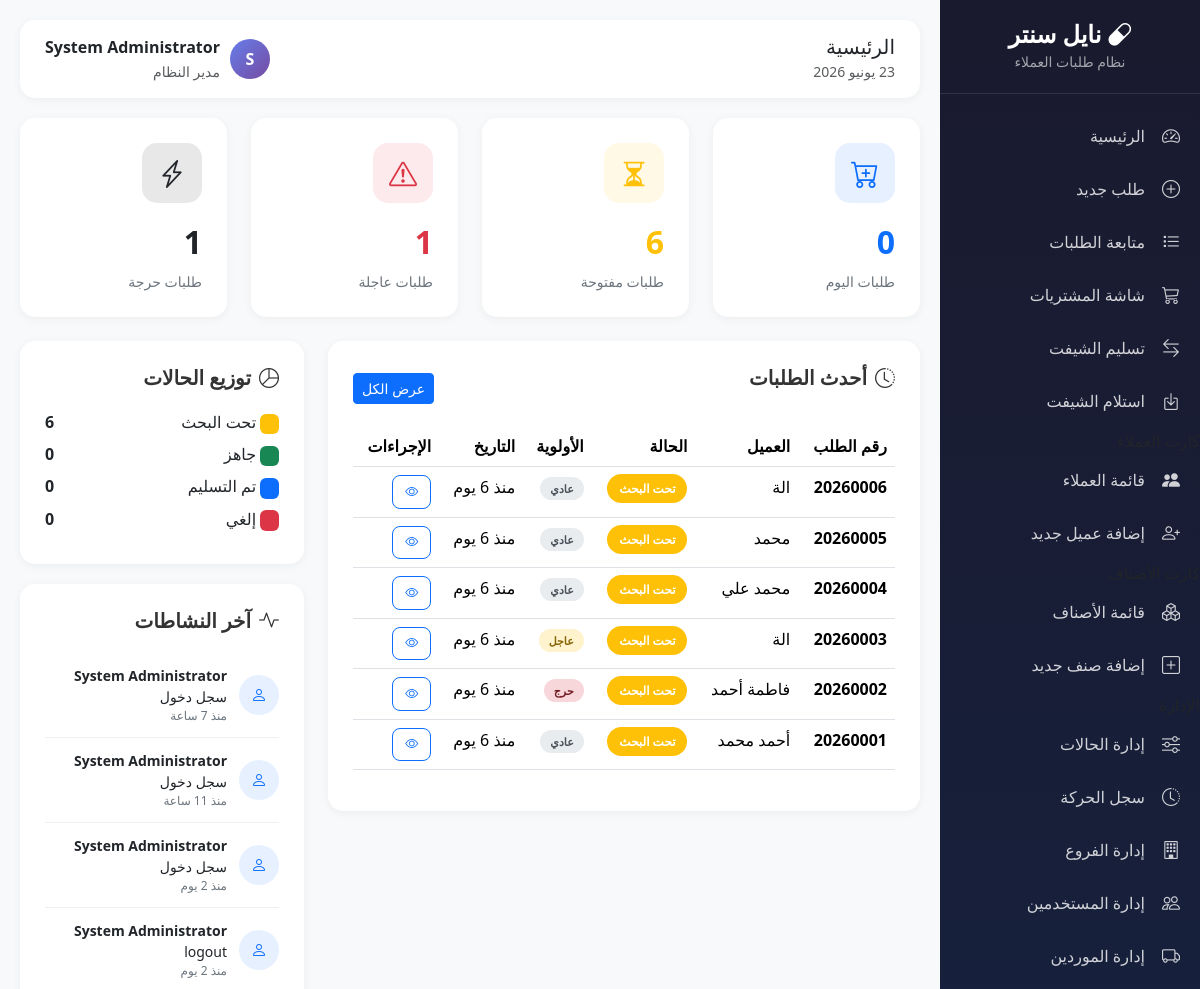
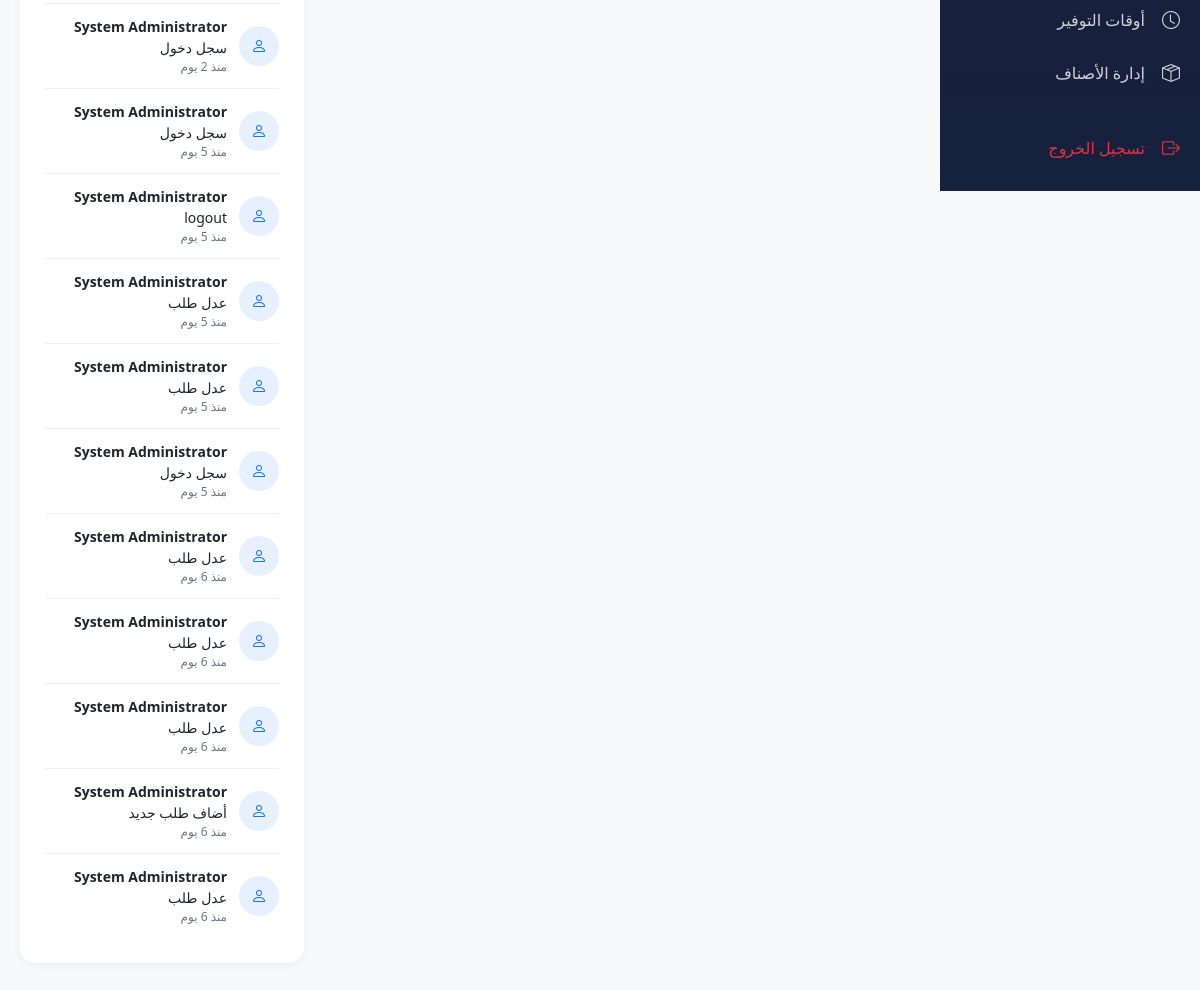
/modules/customer-requests/index.php (signed in), run on an earlier commit of the app's database (2 pictures, top to bottom).
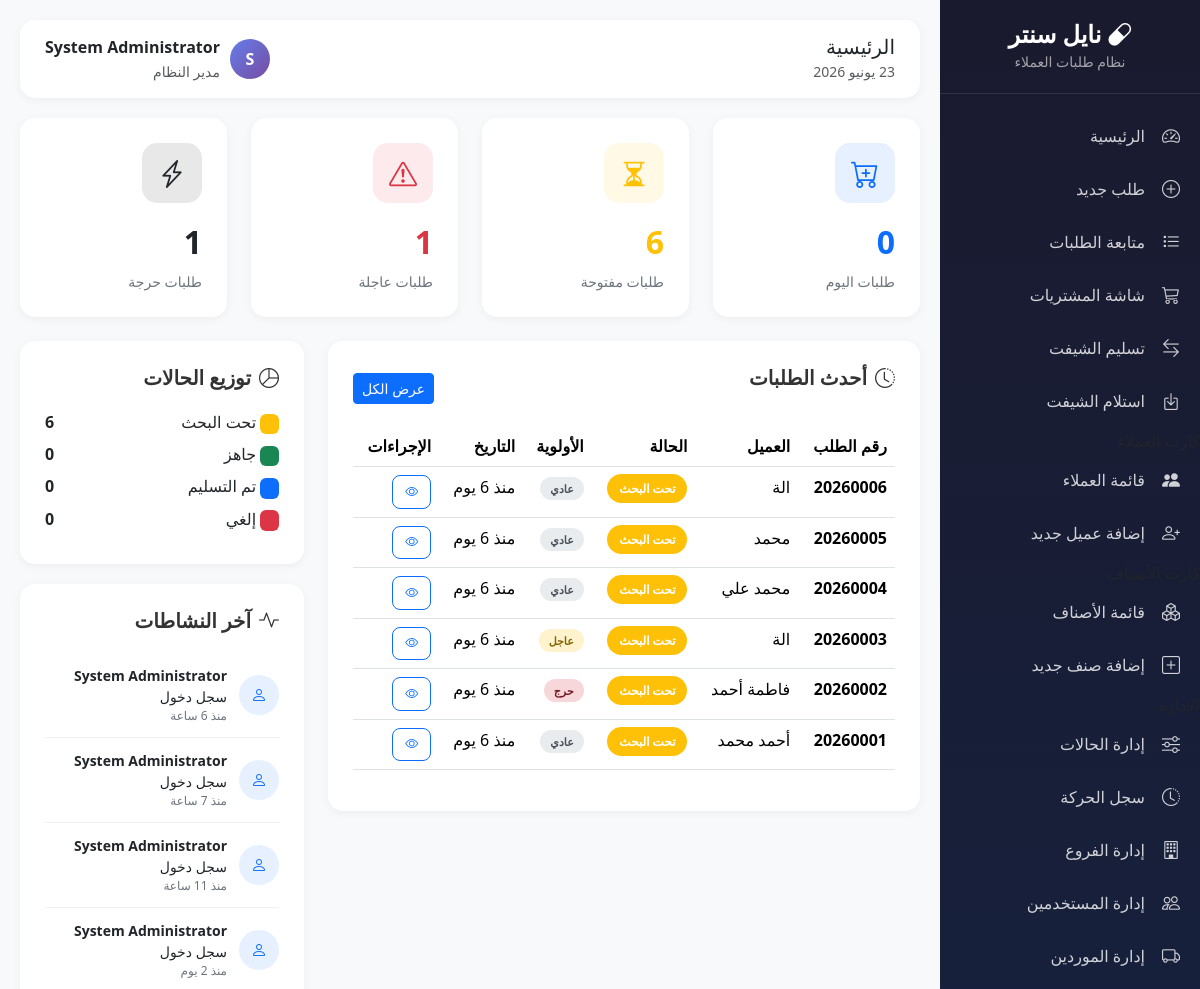
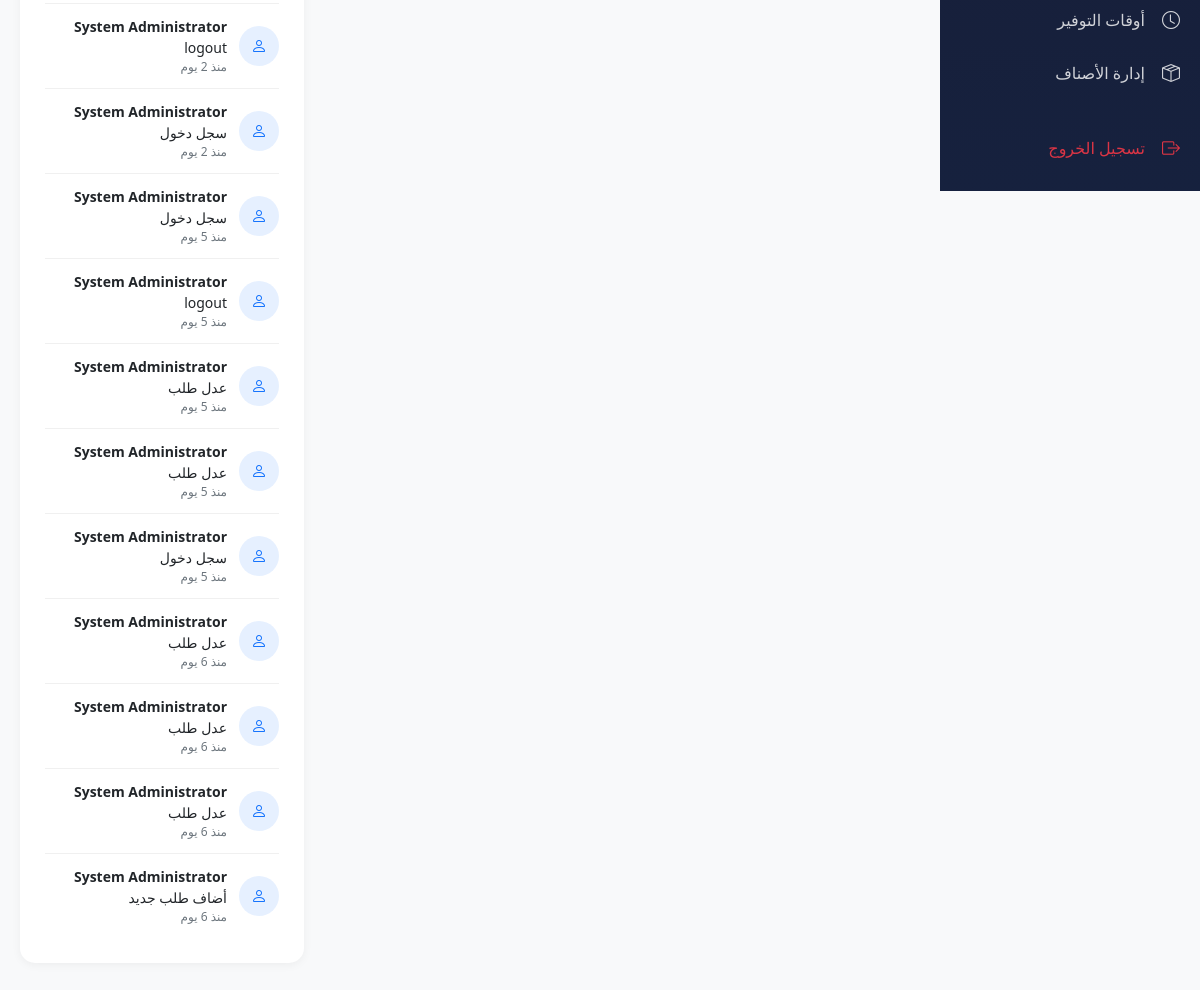
And on a later commit of the database (2 pictures, top to bottom).
### tables this page shows
CREATE TABLE `orders` (
  `id` int(11) NOT NULL,
  `order_number` varchar(20) NOT NULL,
  `customer_id` int(11) DEFAULT NULL,
  `customer_code` varchar(50) DEFAULT NULL,
  `customer_name` varchar(100) NOT NULL,
  `customer_phone` varchar(20) DEFAULT NULL,
  `customer_phone2` varchar(20) DEFAULT NULL,
  `customer_address` varchar(255) DEFAULT NULL,
  `branch_code` varchar(20) DEFAULT NULL,
  `order_date` datetime DEFAULT current_timestamp(),
  `priority` enum('normal','urgent','critical') DEFAULT 'normal',
  `status_id` int(11) DEFAULT 1,
  `total_items` int(11) DEFAULT 0,
  `notes` text DEFAULT NULL,
  `created_by` int(11) NOT NULL,
  `created_at` timestamp NOT NULL DEFAULT current_timestamp(),
  `updated_by` int(11) DEFAULT NULL,
  `updated_at` timestamp NULL DEFAULT NULL,
  `total_discount_type` enum('percentage','fixed') DEFAULT NULL,
  `total_discount_value` decimal(10,2) DEFAULT 0.00,
  `final_total` decimal(10,2) DEFAULT 0.00
);

CREATE TABLE `order_statuses` (
  `id` int(11) NOT NULL,
  `status_name` varchar(50) NOT NULL,
  `status_color` varchar(20) DEFAULT '#6c757d',
  `sort_order` int(11) DEFAULT 0,
  `is_default` tinyint(1) DEFAULT 0,
  `is_final` tinyint(1) DEFAULT 0,
  `is_active` tinyint(1) DEFAULT 1,
  `created_at` timestamp NOT NULL DEFAULT current_timestamp(),
  `updated_at` timestamp NOT NULL DEFAULT current_timestamp() ON UPDATE current_timestamp()
);

CREATE TABLE `activity_logs` (
  `id` int(11) NOT NULL,
  `user_id` int(11) DEFAULT NULL,
  `user_name` varchar(100) DEFAULT NULL,
  `action` varchar(50) NOT NULL,
  `table_name` varchar(50) DEFAULT NULL,
  `record_id` int(11) DEFAULT NULL,
  `old_value` text DEFAULT NULL,
  `new_value` text DEFAULT NULL,
  `ip_address` varchar(50) DEFAULT NULL,
  `created_at` timestamp NOT NULL DEFAULT current_timestamp()
);

CREATE TABLE `users` (
  `id` int(11) NOT NULL,
  `username` varchar(50) NOT NULL,
  `password` varchar(255) NOT NULL,
  `full_name` varchar(100) NOT NULL,
  `role` enum('admin','pharmacist','purchaser','cashier') DEFAULT 'pharmacist',
  `branch_code` varchar(20) DEFAULT NULL,
  `phone` varchar(20) DEFAULT NULL,
  `is_active` tinyint(1) DEFAULT 1,
  `last_login` datetime DEFAULT NULL,
  `created_at` timestamp NOT NULL DEFAULT current_timestamp(),
  `updated_at` timestamp NOT NULL DEFAULT current_timestamp() ON UPDATE current_timestamp()
);

### core/config.php (called while the page is built, shortened)
<?php
function timeAgo($datetime) {
    $time = strtotime($datetime);
    $now = time();
    $diff = $now - $time;
    if ($diff < 86400) return 'منذ ' . floor($diff / 3600) . ' ساعة';
    if ($diff < 604800) return 'منذ ' . floor($diff / 86400) . ' يوم';
    return date('Y-m-d', $time);
}

### modules/customer-requests/index.php (the view, shortened to what the changed rows need)
<?php
require_once __DIR__ . '/../../core/config.php';
$db = getDB();
$stats = [];
$stmt = $db->query("SELECT COUNT(*) as count FROM orders WHERE DATE(order_date) = CURDATE()");
$stats['today_orders'] = $stmt->fetch()['count'];
$stmt = $db->query("SELECT COUNT(*) as count FROM orders o
    JOIN order_statuses os ON o.status_id = os.id
    WHERE os.is_final = 0");
$stats['open_orders'] = $stmt->fetch()['count'];
$stmt = $db->query("SELECT COUNT(*) as count FROM orders WHERE priority = 'urgent' AND status_id IN (SELECT id FROM order_statuses WHERE is_final = 0)");
$stats['urgent_orders'] = $stmt->fetch()['count'];
$stmt = $db->query("SELECT COUNT(*) as count FROM orders WHERE priority = 'critical' AND status_id IN (SELECT id FROM order_statuses WHERE is_final = 0)");
$stats['critical_orders'] = $stmt->fetch()['count'];
$stmt = $db->query("SELECT o.*, os.status_name, os.status_color, u.full_name as creator_name
    FROM orders o
    JOIN order_statuses os ON o.status_id = os.id
    JOIN users u ON o.created_by = u.id
    ORDER BY o.created_at DESC LIMIT 10");
$recent_orders = $stmt->fetchAll();
$stmt = $db->query("SELECT os.status_name, os.status_color, COUNT(o.id) as count
    FROM order_statuses os
    LEFT JOIN orders o ON os.id = o.status_id
    WHERE os.is_active = 1
    GROUP BY os.id, os.status_name, os.status_color
    ORDER BY os.sort_order");
$status_dist = $stmt->fetchAll();
$stmt = $db->query("SELECT al.*, u.full_name as user_name
    FROM activity_logs al
    LEFT JOIN users u ON al.user_id = u.id
    ORDER BY al.created_at DESC LIMIT 15");
$activities = $stmt->fetchAll();
?>
<!DOCTYPE html>
<html lang="ar" dir="rtl">
<head>
    <link href="https://cdn.jsdelivr.net/npm/bootstrap@5.3.2/dist/css/bootstrap.rtl.min.css" rel="stylesheet">
    <link href="https://cdn.jsdelivr.net/npm/bootstrap-icons@1.11.1/font/bootstrap-icons.css" rel="stylesheet">
    <link href="https://cdn.datatables.net/1.13.7/css/dataTables.bootstrap5.min.css" rel="stylesheet">
</head>
<body>
    <div class="main-content">
        <div class="row g-4 mb-4">
            <div class="col-md-3">
                <div class="stat-card">
                    <div class="stat-icon bg-warning bg-opacity-10 text-warning">
                        <i class="bi bi-hourglass-split"></i>
                    </div>
                    <div class="stat-value text-warning"><?= $stats['open_orders'] ?></div>
                    <div class="stat-label">طلبات مفتوحة</div>
                </div>
            </div>
        </div>
        <div class="row">
            <div class="col-lg-8">
                <div class="content-card">
                    <div class="table-responsive">
                        <table class="table table-hover">
                            <thead>
                                <tr>
                                    <th>رقم الطلب</th>
                                    <th>العميل</th>
                                    <th>الحالة</th>
                                    <th>الأولوية</th>
                                    <th>التاريخ</th>
                                    <th>الإجراءات</th>
                                </tr>
                            </thead>
                            <tbody>
                                <?php foreach ($recent_orders as $order): ?>
                                <tr>
                                    <td class="fw-bold"><?= $order['order_number'] ?></td>
                                    <td><?= $order['customer_name'] ?></td>
                                    <td>
                                        <span class="status-badge" style="background: <?= $order['status_color'] ?>">
                                            <?= $order['status_name'] ?>
                                        </span>
                                    </td>
                                    <td>
                                        <span class="priority-badge priority-<?= $order['priority'] ?>">
                                            <?= $order['priority'] === 'normal' ? 'عادي' : ($order['priority'] === 'urgent' ? 'عاجل' : 'حرج') ?>
                                        </span>
                                    </td>
                                    <td><?= timeAgo($order['created_at']) ?></td>
                                    <td>
                                        <a href="orders.php?view=<?= $order['id'] ?>" class="btn btn-sm btn-outline-primary btn-action">
                                            <i class="bi bi-eye"></i>
                                        </a>
                                    </td>
                                </tr>
                                <?php endforeach; ?>
                            </tbody>
                        </table>
                    </div>
                </div>
            </div>
            <div class="col-lg-4">
                <div class="content-card">
                    <?php foreach ($status_dist as $status): ?>
                    <div class="d-flex justify-content-between align-items-center mb-2">
                        <span>
                            <span class="badge" style="background: <?= $status['status_color'] ?>">&nbsp;</span>
                            <?= $status['status_name'] ?>
                        </span>
                        <span class="fw-bold"><?= $status['count'] ?></span>
                    </div>
                    <?php endforeach; ?>
                </div>
                <div class="content-card">
                    <?php foreach ($activities as $activity): ?>
                    <div class="activity-item">
                        <div class="activity-icon bg-primary bg-opacity-10 text-primary">
                            <i class="bi bi-person"></i>
                        </div>
                        <div class="activity-content">
                            <div class="small">
                                <strong><?= $activity['user_name'] ?? 'System' ?></strong>
                                <?= $activity['action'] === 'login' ? 'سجل دخول' : ($activity['action'] === 'create' ? 'أضاف طلب جديد' : ($activity['action'] === 'update' ? 'عدل طلب' : $activity['action'])) ?>
                            </div>
                            <div class="activity-time"><?= timeAgo($activity['created_at']) ?></div>
                        </div>
                    </div>
                    <?php endforeach; ?>
                </div>
            </div>
        </div>
    </div>
</body>
</html>

What changed in the data, as far as the page shows it:
no longer on this page (row unchanged): activity_logs: user.full_name "System Administrator", action "عدل طلب", created_at "منذ 6 يوم"
added activity_logs: user.full_name "System Administrator", action "سجل دخول", created_at "منذ 6 ساعة"
